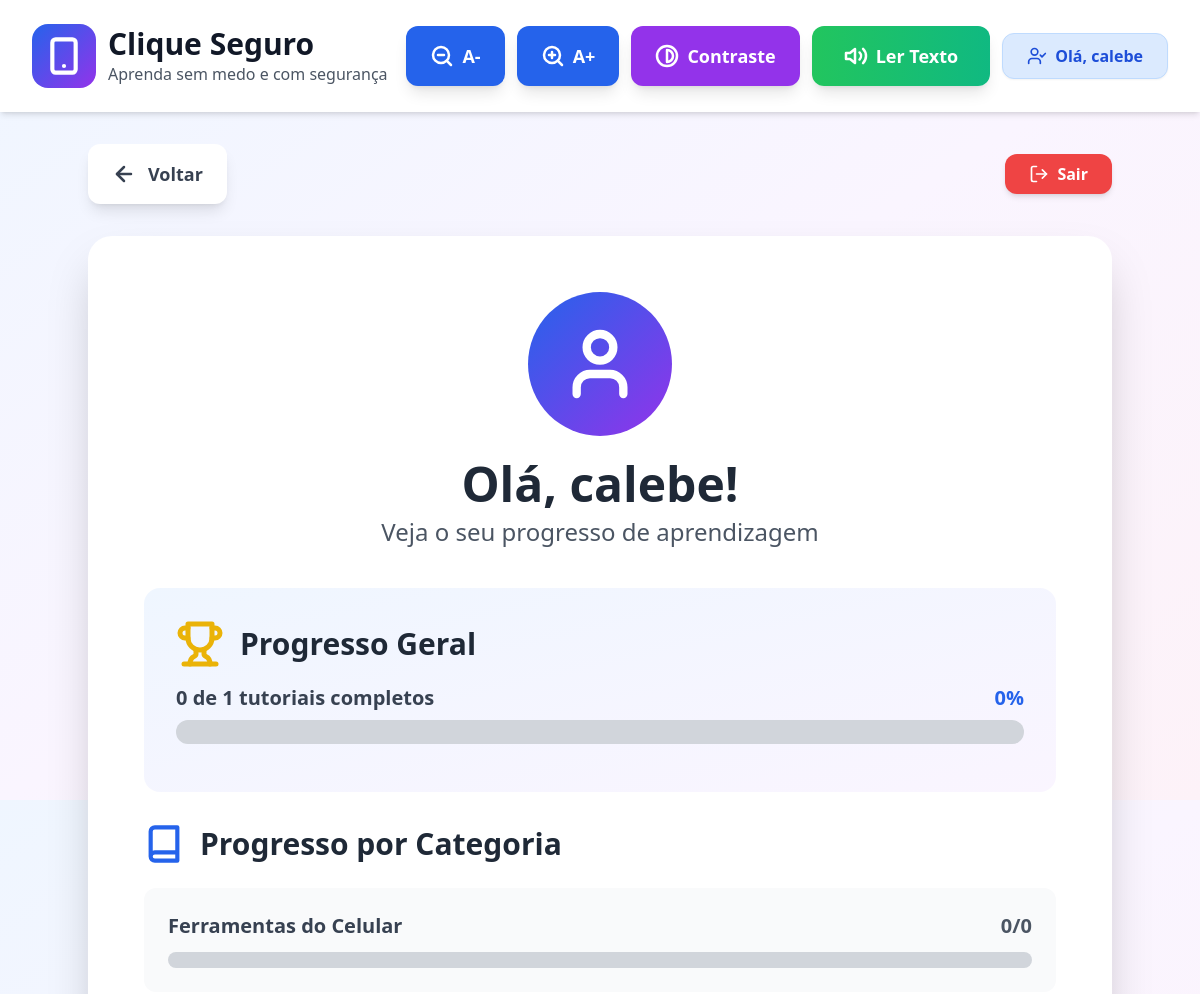
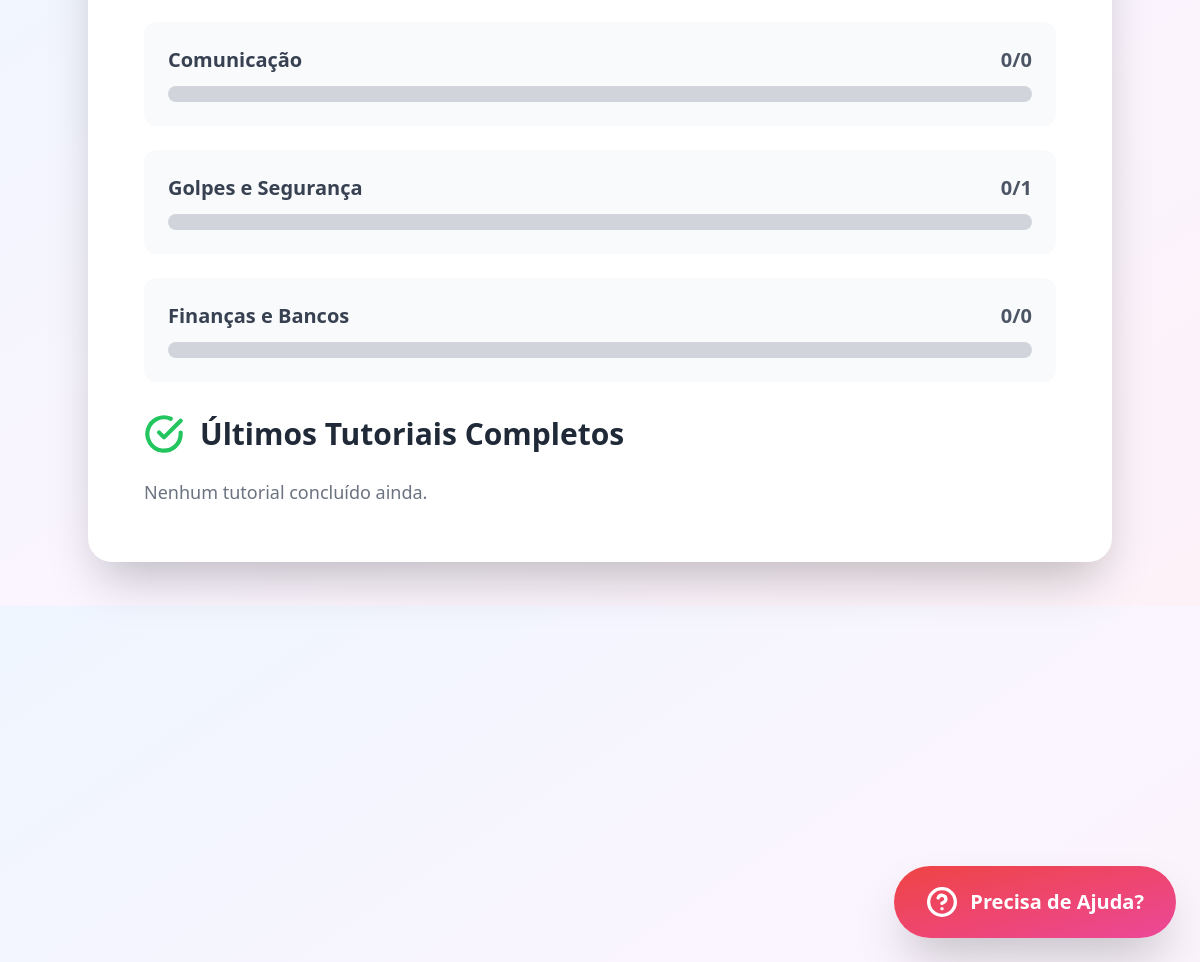
The app's page /perfil/ (signed in) with its own data (2 pictures, top to bottom).
### main/models.py (models this page shows, shortened)
class Categoria(models.Model):
    id = models.CharField(max_length=100, primary_key=True, help_text="Ex: ferramentas-celular")
    name = models.CharField(max_length=100, verbose_name="Nome da Categoria")
    subtitle = models.CharField(max_length=255, verbose_name="Subtítulo")
    color = models.CharField(max_length=100, help_text="Classe CSS do Tailwind. Ex: bg-gradient-to-br from-blue-500 to-blue-600")
    icon_svg = models.TextField(help_text="Código SVG completo do ícone principal")

### clique_seguro/views.py (the view)
# urls.py: path('perfil/', user_progress_view, name='user_progress'),
@login_required # Garante que a pessoa tem de estar logada para ver o perfil
def user_progress_view(request):
    progressos = Progresso.objects.filter(usuario=request.user).order_by('-concluido_em')
    total_completed = progressos.count()
    recent_completions = [p.tutorial.title for p in progressos[:5]]
    total_tutorials = Tutorial.objects.count()
    progress_percentage = round((total_completed / total_tutorials) * 100) if total_tutorials > 0 else 0
    categories = []
    for cat in Categoria.objects.all():
        total_na_cat = cat.tutorials.count()
        completados_na_cat = progressos.filter(tutorial__categoria=cat).count()
        percent = round((completados_na_cat / total_na_cat) * 100) if total_na_cat > 0 else 0
        categories.append({
            'name': cat.name,
            'completed': completados_na_cat,
            'total': total_na_cat,
            'percentage': percent,
            'color_class': cat.color
        })
    context = {
        'username': request.user.username,
        'total_tutorials': total_tutorials,
        'completed_tutorials': total_completed,
        'progress_percentage': progress_percentage,
        'categories': categories,
        'recent_completions': recent_completions
    }
    return render(request, 'user_progress.html', context)

### clique_seguro/context_processors.py (called while the page is built)
def contrast_processor(request):
    return {
        'high_contrast': request.session.get('high_contrast', False)
    }

### templates/user_progress.html (shortened to what this page needs)
{% extends 'base.html' %}
{% load static %}
{% block content %}
<div class="min-h-screen px-4 py-8">
    <div class="max-w-5xl mx-auto">
        <div class="flex justify-between items-center mb-8 flex-wrap gap-4">
            <a href="{% url 'home' %}" class="bg-white text-gray-700 hover:bg-gray-100 px-6 py-4 rounded-xl font-bold transition-all flex items-center gap-3 text-lg shadow-lg">
                <svg xmlns="http://www.w3.org/2000/svg" viewBox="0 0 24 24" fill="none" stroke="currentColor" stroke-width="2.5" stroke-linecap="round" stroke-linejoin="round" class="w-6 h-6"><path d="m12 19-7-7 7-7"/><path d="M19 12H5"/></svg>
                Voltar
            </a>
            <a href="{% url 'logout' %}" class="bg-red-500 hover:bg-red-600 text-white px-6 py-2 rounded-xl font-bold transition-all shadow-md flex items-center gap-2">
                Sair
            </a>
        </div>
        <div class="{% if high_contrast %}bg-gray-900 border-4 border-white{% else %}bg-white{% endif %} rounded-3xl p-10 sm:p-14 shadow-2xl mb-8">
            <div class="text-center mb-10">
                <div class="flex justify-center mb-6">
                    <div class="bg-gradient-to-br from-blue-600 to-purple-600 rounded-full p-8">
                        <svg xmlns="http://www.w3.org/2000/svg" viewBox="0 0 24 24" fill="none" stroke="currentColor" stroke-width="2.5" stroke-linecap="round" stroke-linejoin="round" class="w-20 h-20 text-white"><path d="M19 21v-2a4 4 0 0 0-4-4H9a4 4 0 0 0-4 4v2"/><circle cx="12" cy="7" r="4"/></svg>
                    </div>
                </div>
                <h1 class="text-4xl sm:text-5xl font-bold mb-2 {% if high_contrast %}text-white{% else %}text-gray-800{% endif %}">
                    Olá, {{ username }}!
                </h1>
                <p class="text-xl sm:text-2xl {% if high_contrast %}text-gray-300{% else %}text-gray-600{% endif %}">
                    Veja o seu progresso de aprendizagem
                </p>
            </div>
            <div class="{% if high_contrast %}bg-black border-4 border-white{% else %}bg-gradient-to-br from-blue-50 to-purple-50{% endif %} rounded-2xl p-8 mb-8">
                <div class="flex items-center gap-4 mb-4">
                    <h2 class="text-3xl font-bold {% if high_contrast %}text-white{% else %}text-gray-800{% endif %}">Progresso Geral</h2>
                </div>
                <div class="mb-4">
                    <div class="flex justify-between mb-2">
                        <span class="text-xl font-bold {% if high_contrast %}text-gray-300{% else %}text-gray-700{% endif %}">
                            {{ completed_tutorials }} de {{ total_tutorials }} tutoriais completos
                        </span>
                        <span class="text-xl font-bold {% if high_contrast %}text-yellow-400{% else %}text-blue-600{% endif %}">
                            {{ progress_percentage }}%
                        </span>
                    </div>
                    <div class="w-full {% if high_contrast %}bg-gray-700{% else %}bg-gray-300{% endif %} rounded-full h-6">
                    </div>
                </div>
            </div>
            <div class="mb-8">
                <div class="flex items-center gap-4 mb-6">
                    <svg xmlns="http://www.w3.org/2000/svg" viewBox="0 0 24 24" fill="none" stroke="currentColor" stroke-width="2.5" stroke-linecap="round" stroke-linejoin="round" class="w-10 h-10 {% if high_contrast %}text-white{% else %}text-blue-600{% endif %}"><path d="M4 19.5v-15A2.5 2.5 0 0 1 6.5 2H20v20H6.5a2.5 2.5 0 0 1 0-5H20"/></svg>
                    <h2 class="text-3xl font-bold {% if high_contrast %}text-white{% else %}text-gray-800{% endif %}">Progresso por Categoria</h2>
                </div>
                <div class="space-y-6">
                    {% for category in categories %}
                    <div class="{% if high_contrast %}bg-black border-2 border-gray-700{% else %}bg-gray-50{% endif %} rounded-xl p-6">
                        <div class="flex justify-between mb-3">
                            <span class="text-xl font-bold {% if high_contrast %}text-white{% else %}text-gray-700{% endif %}">
                                {{ category.name }}
                            </span>
                            <span class="text-xl font-bold {% if high_contrast %}text-gray-400{% else %}text-gray-600{% endif %}">
                                {{ category.completed }}/{{ category.total }}
                            </span>
                        </div>
                        <div class="w-full {% if high_contrast %}bg-gray-700{% else %}bg-gray-300{% endif %} rounded-full h-4">
                        </div>
                    </div>
                    {% endfor %}
                </div>
            </div>
            <div>
                <div class="flex items-center gap-4 mb-6">
                    <svg xmlns="http://www.w3.org/2000/svg" viewBox="0 0 24 24" fill="none" stroke="currentColor" stroke-width="2.5" stroke-linecap="round" stroke-linejoin="round" class="w-10 h-10 text-green-500"><path d="M22 11.08V12a10 10 0 1 1-5.93-9.14"/><polyline points="22 4 12 14.01 9 11.01"/></svg>
                    <h2 class="text-3xl font-bold {% if high_contrast %}text-white{% else %}text-gray-800{% endif %}">Últimos Tutoriais Completos</h2>
                </div>
                <div class="space-y-4">
                    {% for tutorial in recent_completions %}
                    <div class="flex items-center gap-4 {% if high_contrast %}bg-black border-2 border-green-500{% else %}bg-green-50{% endif %} rounded-xl p-6">
                        <svg xmlns="http://www.w3.org/2000/svg" viewBox="0 0 24 24" fill="none" stroke="currentColor" stroke-width="2.5" stroke-linecap="round" stroke-linejoin="round" class="w-8 h-8 text-green-500 flex-shrink-0"><path d="M22 11.08V12a10 10 0 1 1-5.93-9.14"/><polyline points="22 4 12 14.01 9 11.01"/></svg>
                        <span class="text-xl font-bold {% if high_contrast %}text-white{% else %}text-gray-700{% endif %}">{{ tutorial }}</span>
                    </div>
                    {% empty %}
                    <p class="text-gray-500 text-lg">Nenhum tutorial concluído ainda.</p>
                    {% endfor %}
                </div>
            </div>
        </div>
    </div>
</div>
{% endblock %}

### templates/navbar.html (shortened to what this page needs)
{% load static %}
<header class="sticky top-0 z-50 {% if high_contrast %}bg-black border-b-4 border-white{% else %}bg-white shadow-md{% endif %} px-4 sm:px-8 py-6">
    <div class="max-w-7xl mx-auto flex flex-wrap items-center justify-between gap-4">
        <a href="{% url 'home' %}" class="flex items-center gap-3 hover:opacity-80 transition-opacity">
            <div class="{% if high_contrast %}bg-white text-black{% else %}bg-gradient-to-br from-blue-600 to-purple-600 text-white{% endif %} rounded-2xl p-3">
                <svg xmlns="http://www.w3.org/2000/svg" viewBox="0 0 24 24" fill="none" stroke="currentColor" stroke-width="2.5" stroke-linecap="round" stroke-linejoin="round" class="w-8 h-8 sm:w-10 sm:h-10"><rect width="14" height="20" x="5" y="2" rx="2" ry="2"/><path d="M12 18h.01"/></svg>
            </div>
            <div>
                <h1 class="text-2xl sm:text-3xl font-bold {% if high_contrast %}text-white{% else %}text-gray-900{% endif %}">Clique Seguro</h1>
                <p class="text-sm sm:text-base {% if high_contrast %}text-white{% else %}text-gray-600{% endif %}">Aprenda sem medo e com segurança</p>
            </div>
        </a>
        <div class="flex items-center gap-2 sm:gap-3 flex-wrap">
            <button onclick="changeFontSize(-2)" class="{% if high_contrast %}bg-white text-black hover:bg-gray-300 disabled:bg-gray-700 disabled:text-gray-500{% else %}bg-blue-600 text-white hover:bg-blue-700 disabled:bg-gray-300 disabled:text-gray-400{% endif %} px-4 sm:px-6 py-3 sm:py-4 rounded-xl font-bold transition-all flex items-center gap-2 text-base sm:text-lg shadow-lg" aria-label="Diminuir tamanho do texto">
                <svg xmlns="http://www.w3.org/2000/svg" viewBox="0 0 24 24" fill="none" stroke="currentColor" stroke-width="2.5" stroke-linecap="round" stroke-linejoin="round" class="w-5 h-5 sm:w-6 sm:h-6"><circle cx="11" cy="11" r="8"/><line x1="21" x2="16.65" y1="21" y2="16.65"/><line x1="8" x2="14" y1="11" y2="11"/></svg>
                <span class="hidden sm:inline">A-</span>
            </button>
            <button onclick="changeFontSize(2)" class="{% if high_contrast %}bg-white text-black hover:bg-gray-300 disabled:bg-gray-700 disabled:text-gray-500{% else %}bg-blue-600 text-white hover:bg-blue-700 disabled:bg-gray-300 disabled:text-gray-400{% endif %} px-4 sm:px-6 py-3 sm:py-4 rounded-xl font-bold transition-all flex items-center gap-2 text-base sm:text-lg shadow-lg" aria-label="Aumentar tamanho do texto">
                <span class="hidden sm:inline">A+</span>
            </button>
            <a href="{% url 'toggle_contrast' %}" class="{% if high_contrast %}bg-white text-black hover:bg-gray-300{% else %}bg-purple-600 text-white hover:bg-purple-700{% endif %} px-4 sm:px-6 py-3 sm:py-4 rounded-xl font-bold transition-all flex items-center gap-2 text-base sm:text-lg shadow-lg" aria-label="Alternar alto contraste">
            <svg xmlns="http://www.w3.org/2000/svg" viewBox="0 0 24 24" fill="none" stroke="currentColor" stroke-width="2.5" stroke-linecap="round" stroke-linejoin="round" class="w-5 h-5 sm:w-6 sm:h-6"><circle cx="12" cy="12" r="10"/><path d="M12 18a6 6 0 0 0 0-12v12z"/></svg>
            <span class="hidden sm:inline">Contraste</span>
            </a>
           <button id="btn-read-text" onclick="toggleReadingMode()" class="{% if high_contrast %}bg-yellow-400 text-black hover:bg-yellow-300{% else %}bg-gradient-to-r from-green-500 to-emerald-500 text-white hover:from-green-600 hover:to-emerald-600{% endif %} px-4 sm:px-8 py-3 sm:py-4 rounded-xl font-bold transition-all flex items-center gap-2 text-base sm:text-lg shadow-lg" aria-label="Ativar leitura por voz">
                <span id="text-read-text" class="hidden sm:inline">Ler Texto</span>
            </button>
           {% if user.is_authenticated %}
            <a href="{% url 'user_progress' %}" class="bg-blue-100 hover:bg-blue-200 text-blue-700 px-4 py-2 sm:px-6 sm:py-2.5 rounded-xl font-bold transition-all flex items-center gap-2 shadow-sm border border-blue-200">
                Olá, {{ user.username }}
             </a>
            {% endif %}
        </div>
    </div>
</header>

### static/css/theme.css (style rules this page uses)
:root { --font-size: 16px; --background: #ffffff; --foreground: oklch(0.145 0 0); --card: #ffffff; --card-foreground: oklch(0.145 0 0); --popover: oklch(1 0 0); --popover-foreground: oklch(0.145 0 0); --primary: #030213; --primary-foreground: oklch(1 0 0); --secondary: oklch(0.95 0.0058 264.53); --secondary-foreground: #030213; --muted: #ececf0; --muted-foreground: #717182; --accent: #e9ebef; --accent-foreground: #030213; --destructive: #d4183d; --destructive-foreground: #ffffff; --border: rgba(0, 0, 0, 0.1); --input: transparent; --input-background: #f3f3f5; --switch-background: #cbced4; --font-weight-medium: 500; --font-weight-normal: 400; --ring: oklch(0.708 0 0); --chart-1: oklch(0.646 0.222 41.116); --chart-2: oklch(0.6 0.118 184.704); --chart-3: oklch(0.398 0.07 227.392); --chart-4: oklch(0.828 0.189 84.429); --chart-5: oklch(0.769 0.188 70.08); --radius: 0.625rem; --sidebar: oklch(0.985 0 0); --sidebar-foreground: oklch(0.145 0 0); --sidebar-primary: #030213; --sidebar-primary-foreground: oklch(0.985 0 0); --sidebar-accent: oklch(0.97 0 0); --sidebar-accent-foreground: oklch(0.205 0 0); --sidebar-border: oklch(0.922 0 0); --sidebar-ring: oklch(0.708 0 0); }

### records on screen
Categoria: name "Ferramentas do Celular"
Categoria: name "Comunicação"
Categoria: name "Golpes e Segurança"
Categoria: name "Finanças e Bancos"

### other values on screen
{{ user.username }} "calebe"
{{ username }} "calebe"
{{ completed_tutorials }} "0"
{{ total_tutorials }} "1"
{{ progress_percentage }} "0"
{{ category.completed }} "0" "0" "0" "0"
{{ category.total }} "0" "0" "1" "0"
